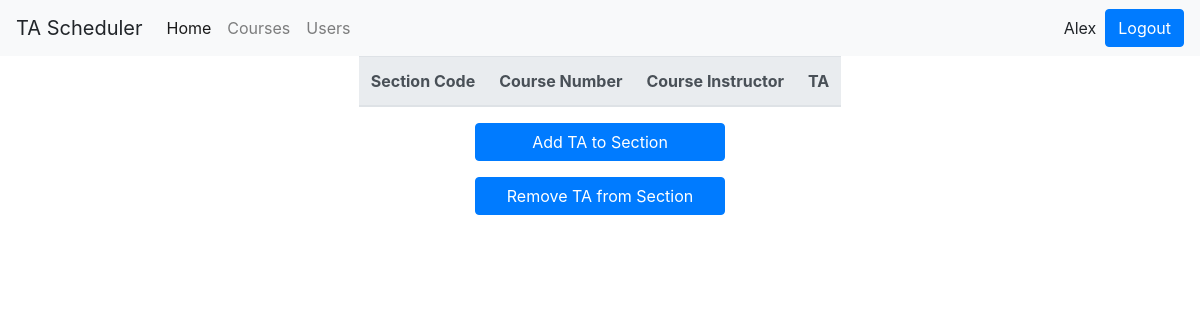
/sections/ (signed in), run on an earlier commit of the app's database.
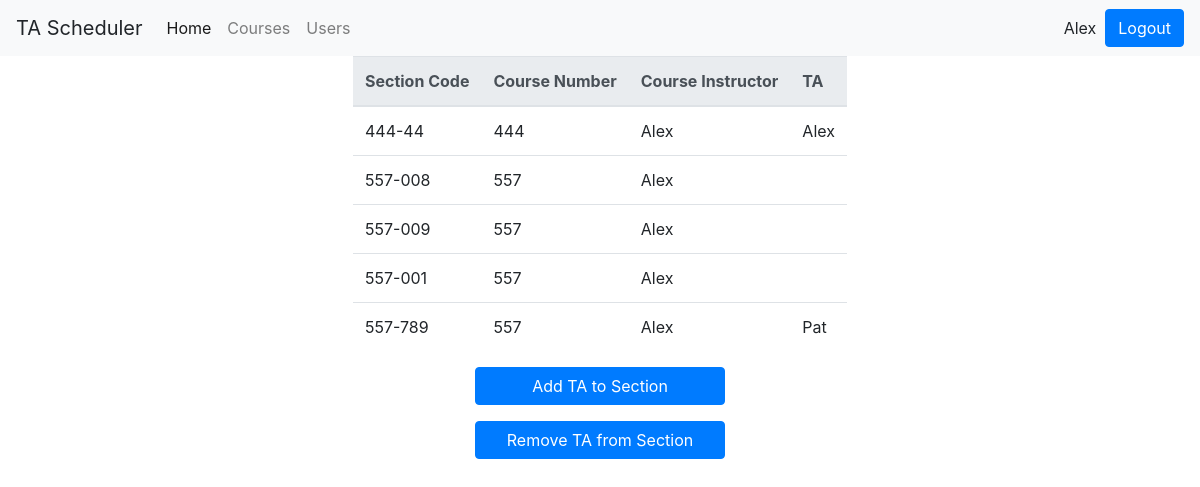
And on a later commit of the database.
### TAScheduler/models.py (models this page shows, shortened)
class MyUser(models.Model):
    IDNumber = models.CharField(max_length=9, primary_key=True)
    name = models.CharField(max_length=20)
    address = models.CharField(max_length=40)
    email = models.CharField(max_length=40)
    phoneNumber = models.CharField(max_length=20)
    role = models.CharField(max_length=11)
    password = models.CharField(max_length=20)

class Sections(models.Model):
    sectionCode = models.CharField(max_length=10, primary_key=True)
    parentCode = models.ForeignKey(Course, on_delete=models.CASCADE, null=True)
    TA = models.ForeignKey(MyUser, on_delete=models.CASCADE, null=True, blank=True)
    def __str__(self):
        return self.sectionCode

class Course(models.Model):
    courseCode = models.CharField(max_length=9, primary_key=True, default="12345")
    instructorID = models.ForeignKey(MyUser, on_delete=models.CASCADE, null=True)
    courseNumber = models.CharField(max_length=20, default="101")

### TAScheduler/views.py (the view)
# urls.py: path('sections/', Section.as_view(), name='section'),
class Section(View):
    def get(self, request):
        if (request.session["username"] == ""):
            return render(request, "login.html", {"message": "Not logged in"})
        loggedUser = MyUser.objects.get(IDNumber=request.session["username"])
        allSections = Sections.objects.none();
        if (loggedUser.role == "Supervisor"):
            allSections = Sections.objects.all()
        else:
            allCourses = Course.objects.filter(instructorID=request.session["username"])
            courseIDs = [Course.courseCode for Course in allCourses]
            allSections = Sections.objects.filter(parentCode__in=courseIDs)
        print(allSections)
        return render(request, "sectionTemplates/sections.html",
                      {"name": request.session["name"], "sections": allSections, "role": loggedUser.role})

### templates/sectionTemplates/sections.html (shortened to what this page needs)
<!DOCTYPE html>
<link rel="stylesheet" href="/static/css/bootstrap.css">
<link rel="stylesheet" href="/static/css/custom.css">
<html lang="en">
<head>
</head>
<body class="text-center" class="center-block">
<nav class="navbar navbar-expand-lg navbar-light bg-light">
  <a class="navbar-brand">TA Scheduler</a>
  <div class="collapse navbar-collapse" id="mainNav">
    <ul class="navbar-nav mr-auto mt-2 mt-lg-0">
      <li class="nav-item active">
        <a class="nav-link" href="/home">Home <span class="sr-only">(current)</span></a>
      </li>
      <li class="nav-item">
        <a class="nav-link" href="/courses">Courses</a>
      </li>
      <li class="nav-item">
        <a class="nav-link" href="/users">Users</a>
      </li>
    </ul>
    <form class="form-inline my-2 my-lg-0">
      {{ name }}&nbsp;&nbsp;
      <a class="btn btn-primary"  href="/">Logout</a>
    </form>
  </div>
</nav>
<div class="row justify-content-center" >
    <div class="col-auto">
        <table class = "table table-responsive">
            <thead class="thead-light">
                <tr class="text-left">
                    <th>Section Code</th>
                    <th>Course Number</th>
                    <th>Course Instructor</th>
                    <th>TA</th>
                </tr>
            </thead>
            <tbody>
                {% for row in sections %}
                    <tr class="text-left">
                        <td>{{ row.sectionCode }}</td>
                        <td>{{ row.parentCode.courseNumber }}</td>
                        <td>{{ row.parentCode.instructorID.name }}</td>
                        <td>{{ row.TA.name }}</td>
                    </tr>
                {% endfor %}
            </tbody>
        </table>
    </div>
</div>
{% if role == "Supervisor" or role == "Instructor"%}
    <div class="course-button-container">
        <p>
            <a href="/addTAsec" class="btn btn-primary btn-block">
            Add TA to Section
            </a>
        </p>
        <p>
            <a href="/removeTAsec" class="btn btn-primary btn-block">
            Remove TA from Section
            </a>
        </p>
    </div>
{% endif %}
</body>
</html>

### static/css/custom.css (style rules this page uses)
.course-button-container { min-width: 250px; max-width: 250px; display: inline-block; }

What changed in the data, as far as the page shows it:
no longer on this page (row unchanged): MyUser: name "Alex"
added Sections: sectionCode "444-44", parentCode.courseNumber "444", parentCode.instructorID.name "Alex", TA.name "Alex"
now on this page (row unchanged): Sections: sectionCode "557-008", parentCode.courseNumber "557", parentCode.instructorID.name "Alex"
added Sections: sectionCode "557-009", parentCode.courseNumber "557", parentCode.instructorID.name "Alex"
added Sections: sectionCode "557-001", parentCode.courseNumber "557", parentCode.instructorID.name "Alex"
added Sections: sectionCode "557-789", parentCode.courseNumber "557", parentCode.instructorID.name "Alex", TA.name "Pat"
Also different on the page:
{{ name }}: (not shown) → "Alex"
